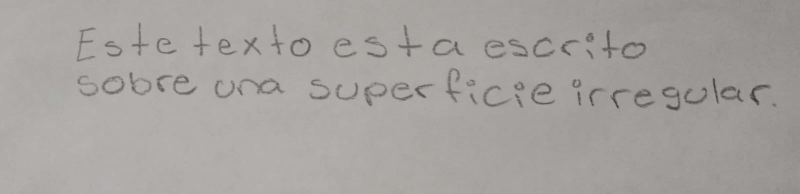
#> input picture superficieIrregular.jpg, 1599 x 388 px (shown at 1/2 size)
$ python contornos.py
#> lines starting #> are read from the running program, lines starting #| are printed output that depends on the picture; after the words box and inside, x2 and y2 are one past the last pixel; in counts of white or black regions, pixels touching at a corner belong together
#> further down, img is the input picture: shape (388, 1599, 3); mean B, G, R 158.6, 161.7, 165.6
import cv2 as cv
import numpy as np

def rescaleFrame(frame, scale=.60):
    """Redimensiona una imagen manteniendo la proporción.

    Args:
        frame: La imagen a redimensionar.
        scale: El factor de escala (valor entre 0 y 1).

    Returns:
        La imagen redimensionada.
    """
#> called with scale = 0.6
    width = int(frame.shape[1] * scale)
#> width = 959
    height = int(frame.shape[0] * scale)
#> height = 232
    dimensions = (width, height)
#> dimensions = (959, 232)

    cv.imshow('Letra', frame)

    return cv.resize(frame, dimensions, interpolation=cv.INTER_CUBIC)
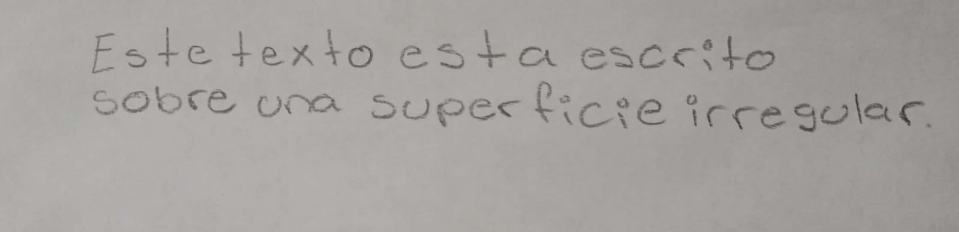
#> returned value: shape (232, 959, 3); mean of channels 0, 1, 2 158.6, 161.7, 165.6; drawn as B, G, R

# Cargar la imagen
img = cv.imread("superficieIrregular.jpg")

# Redimensionar la imagen (opcional)
resizedImg = rescaleFrame(img)

# Convertir a escala de grises y detectar bordes
gray = cv.cvtColor(resizedImg, cv.COLOR_BGR2GRAY)
canny = cv.Canny(gray, 20, 100)
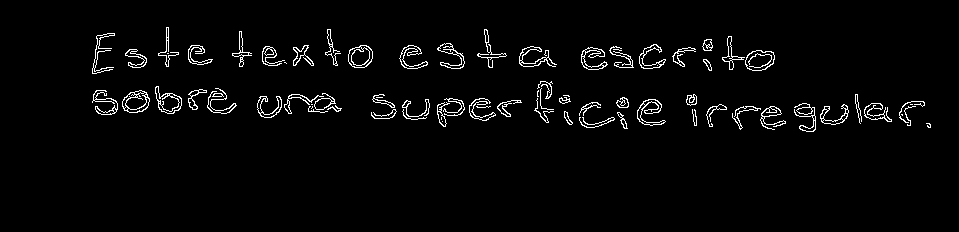
#> canny: shape (232, 959); 2.9% white in thin lines or dots, all inside (x1, y1, x2, y2) = (92, 27, 931, 132)

# Encontrar contornos con jerarquía
contours, hierarchy = cv.findContours(canny, cv.RETR_TREE, cv.CHAIN_APPROX_SIMPLE)
#> contours = 175 contours, 68 with area under 20; largest, box (x1, y1, x2, y2) and area: (745, 50, 775, 71) 463, (122, 90, 150, 113) 456, (745, 50, 775, 71) 442, (348, 45, 373, 68) 434, (155, 86, 182, 114) 411
print(len(contours))
#| 175
# Filtrar contornos por jerarquía y área
MIN_AREA = 15  # Ajusta este valor según tus necesidades
for i in range(len(contours)):
    if hierarchy[0][i][3] == -1 and cv.contourArea(contours[i]) > MIN_AREA:  # Contorno externo y área mínima
        # Procesar el contorno
        x, y, w, h = cv.boundingRect(contours[i])

        # Recortar la imagen
        crop_img = resizedImg[y:y+h, x:x+w].copy()

        # Preprocesamiento
        gray = cv.cvtColor(crop_img, cv.COLOR_BGR2GRAY)
        #blur = cv.medianBlur(gray, 3)  # Filtro mediano
        thresh = cv.adaptiveThreshold(gray, 255, cv.ADAPTIVE_THRESH_MEAN_C, cv.THRESH_BINARY_INV, 11, 2)  # Binarización adaptativa

        # Encontrar componentes conectados
        num_labels, labels, stats, centroids = cv.connectedComponentsWithStats(thresh, connectivity=8)

        # Iterar sobre los componentes conectados
        for label in range(1, num_labels):
            # Obtener el rectángulo delimitador del componente
            x1, y1, w1, h1, area = stats[label]

            # Si el área es lo suficientemente grande, considerar como una letra
            if area > 10:  # Ajusta este valor según tus necesidades
                # Recortar la imagen del componente
                letter_img = crop_img[y1:y1+h1, x1:x1+w1]

                # Aumentar el tamaño al doble usando interpolación cúbica
                scale_factor = 1.25  # Puedes ajustar este valor según tus necesidades
                resized_image = cv.resize(letter_img, None, fx=scale_factor, fy=scale_factor, interpolation=cv.INTER_LINEAR)

                # Mostrar la imagen escalada
                cv.imshow(f'Letra escalada {label}', resized_image)
                cv.waitKey(0)
                cv.destroyAllWindows()
#> this loop made 175 passes
#> (x, y, w, h, num_labels, stats, centroids) on passes 4, 7, 13, 24, 35: (617, 112, 11, 17, 2, [[0, 0, 11, 17, 120], [0, 0, 10, 17, 67]], [[4.95, 7.98], [5.09, 8.03]]), (564, 111, 9, 14, 2, [[0, 0, 9, 14, 75], [0, 1, 9, 13, 51]], [[4.47, 6.16], [3.31, 7]]), (760, 106, 26, 24, 2, [[0, 0, 26, 24, 388], [1, 0, 25, 23, 236]], [[13.24, 11.49], [11.29, 11.51]]), (820, 104, 29, 21, 2, [[0, 0, 29, 21, 401], [0, 0, 28, 21, 208]], [[14.26, 9.36], [13.5, 11.24]]), (864, 103, 28, 19, 2, [[0, 0, 28, 19, 307], [0, 0, 28, 19, 225]], [[14.1, 9.05], [12.68, 8.93]])
#> (x, y, w, h, num_labels, centroids) on passes 17, 32, 41, 100, 112, 118: (732, 106, 29, 24, 4, [[14.81, 12.43], [10.06, 7.99], [28, 12], [27, 21.5]]), (706, 104, 21, 23, 3, [[10.75, 11.97], [7.78, 8.12], [18.5, 22]]), (579, 102, 22, 14, 3, [[10.89, 7.12], [9.64, 5.19], [16, 12]]), (207, 88, 30, 26, 4, [[15.48, 12.05], [12.42, 13.59], [0, 3.5], [29, 4]]), (745, 50, 30, 21, 4, [[14.71, 10.26], [14.19, 9.61], [15, 11], [13, 12]]), (672, 47, 24, 20, 3, [[12.32, 10.03], [9.22, 8.05], [22.67, 15.33]])
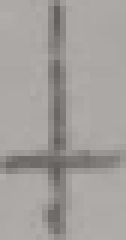
#> crop_img: shape (40, 21, 3) (shown 6 times larger); mean B, G, R 156, 159, 163
#> gray: shape (40, 21)
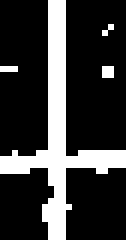
#> thresh: shape (40, 21) (shown 6 times larger); 22% white; 4 white regions (3 under 20 px), largest, box (x1, y1, x2, y2) and area: (0, 0, 21, 40) 176

cv.destroyAllWindows()
